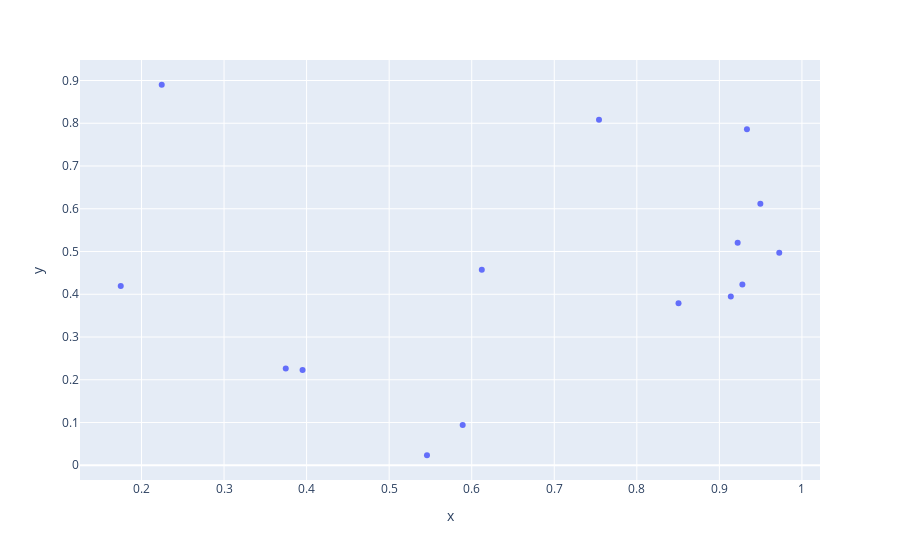

Notebook source saved alongside this figure:
### Code cell
df = pd.DataFrame(np.random.rand(15, 2), columns=list('AB'))
px.scatter(x=df['A'], y=df['B'])

### Figure 1 — Plotly figure (JSON) as saved in the notebook; plotly's stock layout.template omitted (floating-point values rounded to 4 significant figures)
{"data": [{"hovertemplate": "x=%{x}<br>y=%{y}<extra></extra>", "legendgroup": "", "marker": {"color": "#636efa", "symbol": "circle"}, "mode": "markers", "name": "", "orientation": "v", "showlegend": false, "type": "scatter", "x": [0.8505, 0.5458, 0.6122, 0.9278, 0.1749, 0.2245, 0.3951, 0.9334, 0.9221, 0.9496, 0.3747, 0.7542, 0.9138, 0.9725, 0.5891], "xaxis": "x", "y": [0.3791, 0.02347, 0.4571, 0.423, 0.4194, 0.8901, 0.2228, 0.7861, 0.5203, 0.6114, 0.2262, 0.8081, 0.3949, 0.4974, 0.09442], "yaxis": "y"}], "layout": {"legend": {"tracegroupgap": 0}, "margin": {"t": 60}, "xaxis": {"anchor": "y", "domain": [0, 1], "title": {"text": "x"}}, "yaxis": {"anchor": "x", "domain": [0, 1], "title": {"text": "y"}}}}
